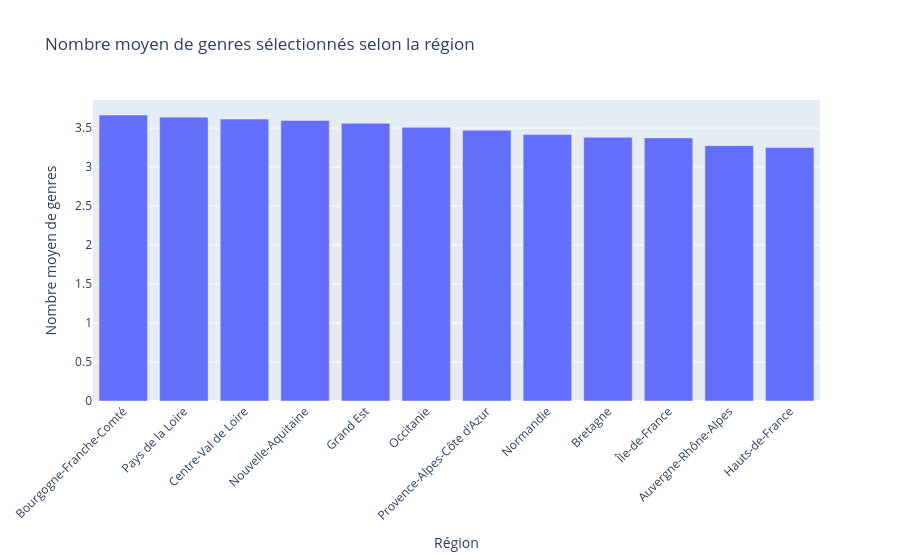

This figure's notebook cell:
### Markdown cell above
## Comparaison du nombre de genres selon la région

Nous étudions maintenant le nombre moyen de genres musicaux sélectionnés par individu dans chaque région.

Pour cela, nous calculons :
- La moyenne de 'total_genres' pour chaque région.
- Le nombre d'individus associés à chaque région.

Cette comparaison permet de rechercher d'éventuelles différences dans la diversité des préférences musicales selon la localisation géographique.

Il est toutefois important de rappeler qu'une différence observée entre les moyennes ne signifie pas nécessairement que cette variable sera pertinente pour prédire la région.

Cette analyse constitue donc une première exploration des relations possibles entre les variables musicales et géographiques.

### Code cell
moyenne_genres = df.groupby("region")["total_genres"].agg(["mean", "count"]).sort_values("mean", ascending=False)
display(moyenne_genres.round(2))
fig = px.bar(moyenne_genres.reset_index(), x="region", y="mean", title="Nombre moyen de genres sélectionnés selon la région", labels={"region": "Région", "mean": "Nombre moyen de genres"})
fig.update_layout(xaxis_tickangle=-45)
fig.show()

### Figure 1 — Plotly figure (JSON) as saved in the notebook; plotly's stock layout.template omitted (floating-point values rounded to 4 significant figures)
{"data": [{"hovertemplate": "Région=%{x}<br>Nombre moyen de genres=%{y}<extra></extra>", "legendgroup": "", "marker": {"color": "#636efa", "pattern": {"shape": ""}}, "name": "", "orientation": "v", "showlegend": false, "textposition": "auto", "type": "bar", "x": ["Bourgogne-Franche-Comté", "Pays de la Loire", "Centre-Val de Loire", "Nouvelle-Aquitaine", "Grand Est", "Occitanie", "Provence-Alpes-Côte d'Azur", "Normandie", "Bretagne", "Île-de-France", "Auvergne-Rhône-Alpes", "Hauts-de-France"], "xaxis": "x", "y": [3.667, 3.64, 3.615, 3.598, 3.56, 3.509, 3.473, 3.416, 3.381, 3.374, 3.274, 3.25], "yaxis": "y"}], "layout": {"barmode": "relative", "legend": {"tracegroupgap": 0}, "title": {"text": "Nombre moyen de genres sélectionnés selon la région"}, "xaxis": {"anchor": "y", "domain": [0, 1], "tickangle": -45, "title": {"text": "Région"}}, "yaxis": {"anchor": "x", "domain": [0, 1], "title": {"text": "Nombre moyen de genres"}}}}
